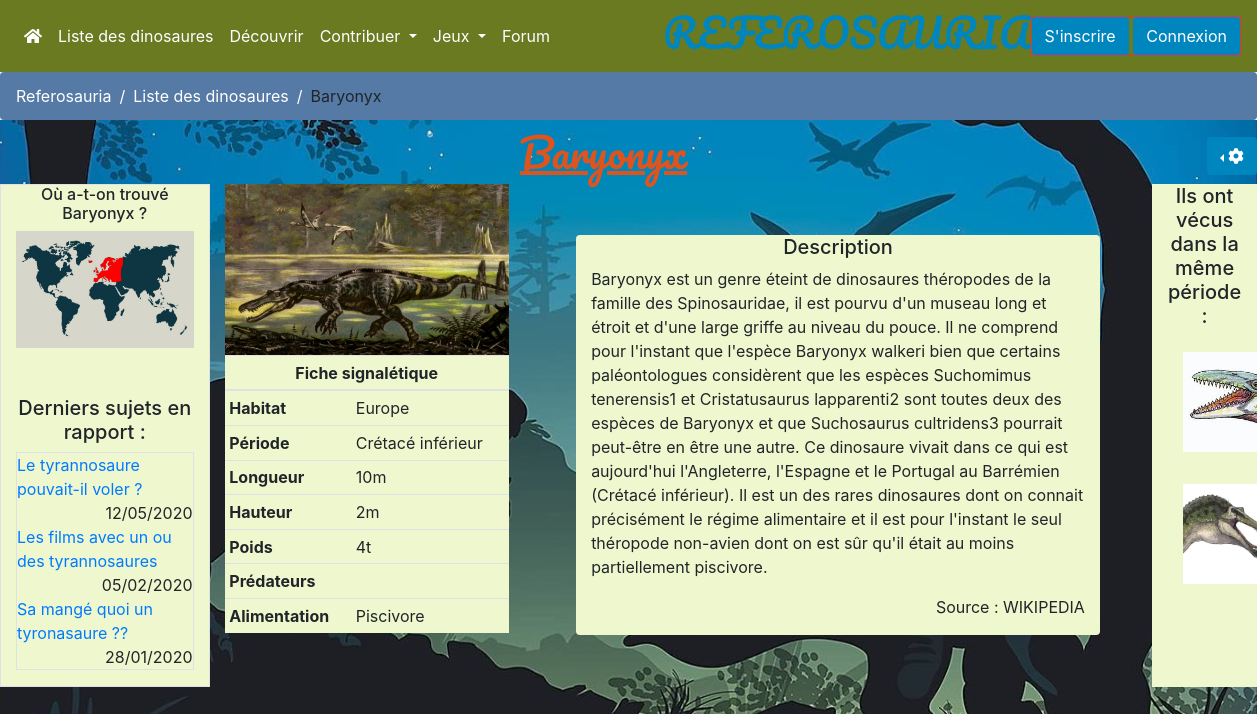
Page /views/creature.php?id=13 on the committed database.
### tables this page shows
CREATE TABLE IF NOT EXISTS `r3f3r0_creatures` (
  `id` int(11) NOT NULL AUTO_INCREMENT,
  `name` varchar(255) NOT NULL,
  `addDate` date DEFAULT NULL,
  `miniImage` varchar(255) DEFAULT '../assets/img/miniImgDefault.png',
  `mainImage` varchar(255) NOT NULL,
  `detailImage` varchar(255) DEFAULT NULL,
  `description` text NOT NULL,
  `discovery` text DEFAULT NULL,
  `etymology` text DEFAULT NULL,
  `paleobiology` text DEFAULT NULL,
  `minWidth` float DEFAULT NULL,
  `maxWidth` float DEFAULT NULL,
  `minHeight` float DEFAULT NULL,
  `maxHeight` float DEFAULT NULL,
  `minWeight` float DEFAULT NULL,
  `maxWeight` float DEFAULT NULL,
  `predatory` varchar(50) DEFAULT 'Aucun',
  `id_r3f3r0_categories` int(11) DEFAULT NULL,
  `id_r3f3r0_period` int(11) DEFAULT NULL,
  `id_r3f3r0_discoverer` int(11) DEFAULT NULL,
  `id_r3f3r0_diet` int(11) DEFAULT NULL,
  `id_r3f3r0_environment` int(11) DEFAULT NULL,
  PRIMARY KEY (`id`),
  KEY `r3f3r0_creatures_r3f3r0_categories_FK` (`id_r3f3r0_categories`),
  KEY `r3f3r0_creatures_r3f3r0_period_FK` (`id_r3f3r0_period`) USING BTREE,
  KEY `	r3f3r0_creatures_r3f3r0_discoverer_FK` (`id_r3f3r0_discoverer`),
  KEY `	r3f3r0_creatures_r3f3r0_diet_FK` (`id_r3f3r0_diet`),
  KEY `r3f3r0_creatures_r3f3r0_environment_FK` (`id_r3f3r0_environment`) USING BTREE
);

CREATE TABLE IF NOT EXISTS `r3f3r0_environment` (
  `id` int(11) NOT NULL AUTO_INCREMENT,
  `name` varchar(255) NOT NULL,
  PRIMARY KEY (`id`)
);

CREATE TABLE IF NOT EXISTS `r3f3r0_period` (
  `id` int(11) NOT NULL AUTO_INCREMENT,
  `name` varchar(55) DEFAULT NULL,
  PRIMARY KEY (`id`)
);

CREATE TABLE IF NOT EXISTS `r3f3r0_diet` (
  `id` int(11) NOT NULL AUTO_INCREMENT,
  `name` varchar(55) DEFAULT NULL,
  PRIMARY KEY (`id`)
);

### models/database.php (called while the page is built, shortened)
<?php
class database {
    private static $instance = NULL;
    public function __construct() {
        try {
            $this->db = new PDO('mysql:host=localhost;dbname=referosauria;charset=utf8', 'root', '');
        } catch (Exception $error) {
            die($error->getMessage());
        }
    }
    public static function getInstance() {
        if (is_null(self::$instance)) {
            self::$instance = new database();
        }
        return self::$instance->db;
    }
}
?>

### models/creatureModel.php (called while the page is built, shortened)
<?php
class creature
{
    public $id = 0;
    public $period = 0;
    private $db = NULL;
    public function __construct() {
        $this->db = database::getInstance();
        $this->db->setAttribute(PDO::ATTR_ERRMODE,PDO::ERRMODE_EXCEPTION);
    }
    public function getSingleDinoInfo(){
        $creatureQuery = $this->db->prepare(
            'SELECT
                `crea`.`id`
                , `crea`.`name`
                , `crea`.`mainImage`
                , `crea`.`detailImage`
                , `crea`.`description`
                , `crea`.`discovery`
                , `crea`.`etymology`
                , `crea`.`paleobiology`
                , `crea`.`minWidth`
                , `crea`.`maxWidth`
                , `crea`.`minHeight`
                , `crea`.`maxHeight`
                , `crea`.`minWeight`
                , `crea`.`maxWeight`
                , `crea`.`predatory`
                , `crea`.`id_r3f3r0_categories`
                , `crea`.`id_r3f3r0_period` AS `period`
                , `crea`.`id_r3f3r0_discoverer`
                , `crea`.`id_r3f3r0_diet` AS `diet`
                ,`perTab`.`id` AS `perId`
                ,`perTab`.`name` AS `perName`
                ,`dietTab`.`id` AS `dietId`
                ,`dietTab`.`name` AS `dietName`
                ,`envTab`.`id` AS `envId`
                ,`envTab`.`name` AS `envName`
            FROM
                `r3f3r0_creatures` AS `crea`
            INNER JOIN `r3f3r0_period` AS `perTab` ON `crea`.`id_r3f3r0_period` = `perTab`.`id`
            INNER JOIN `r3f3r0_diet` AS `dietTab` ON `crea`.`id_r3f3r0_diet` = `dietTab`.`id`
            INNER JOIN `r3f3r0_environment` AS `envTab` ON `crea`.`id_r3f3r0_environment` = `envTab`.`id`
            WHERE
                `crea`.`id` = :id
            ');
            $creatureQuery->bindvalue(':id', $this->id, PDO::PARAM_INT);
            $creatureQuery->execute();
            return $creatureQuery->fetch(PDO::FETCH_OBJ);
    }
    public function getCreaEnvironments(){
        $envQuery = $this->db->query(
            'SELECT
                `id`
                ,`name`
            FROM
                `r3f3r0_environment`
        ');
        return $envQuery->fetchAll(PDO::FETCH_OBJ);
    }
    public function getCreaturesByPeriod(){
        $creaturesByPeriodQuery = $this->db->prepare(
            'SELECT
                `id`
                , `miniImage`
            FROM
                `r3f3r0_creatures`
            WHERE
                `id_r3f3r0_period` = :period
            ORDER BY RAND ()
            LIMIT 3
        ');
        $creaturesByPeriodQuery->bindValue(':period', $this->period, PDO::PARAM_STR);
        $creaturesByPeriodQuery->execute();
        return $creaturesByPeriodQuery->fetchAll(PDO::FETCH_OBJ);
    }
}

### controllers/creatureController.php (called while the page is built, shortened)
<?php
    $creature = new creature();
    $showEnvironments = $creature->getCreaEnvironments();
    if(!empty($_GET['id'])){
        $creature->id = htmlspecialchars($_GET['id']);
        $showCreatureInfo = $creature->getSingleDinoInfo();
        $creature->period = $showCreatureInfo->period;
        $showCreaturesByPeriod = $creature->getCreaturesByPeriod();
    }else{
       header('Location: dinoList.php');
       exit;
    }
    foreach ($showEnvironments as $env) {
        if($showCreatureInfo->envId == $env->id){
            $areaMap =  $env->id;
        }
    }

### views/creature.php (the view, shortened to what this page needs)
<?php
include '../models/database.php';
include '../models/creatureModel.php';
include '../controllers/creatureController.php';
include 'parts/header.php';
include '../controllers/breadcrumb.php';
generateBreadcrumb(array('../index.php' => 'Referosauria', 'dinoList.php?page=1' => 'Liste des dinosaures', 'final' => $showCreatureInfo->name));
?>
<section class="container-fluid my-2">
        <div class="row">
            <h1 class="text-center creaName col"><u><?= $showCreatureInfo->name ?></u></h1>
            <div class="dropdown dropleft float-left my-auto">
                <button class="btn dropdown-toggle" type="button" id="dropdownMenuButton" data-toggle="dropdown" aria-haspopup="true" aria-expanded="false"><i class="fas fa-cog"></i></button>
            </div>
        </div>
        <div class="row">
            <div class="col-md-2 text-center border divBackColor">
                <p class="h6 text-center">Où a-t-on trouvé <?= $showCreatureInfo->name ?> ?</p>
                <img src="<?= '../assets/img/local/' . $areaMap . '.jpg' ?>" class="img-fluid" />
                <p class="h5 mt-5">Derniers sujets en rapport :</p>
                <ul class="border" id="recentPostList">
                    <li><a href="#">Le tyrannosaure pouvait-il voler ?</a></li>
                    <li>12/05/2020</li>
                    <li><a href="#">Les films avec un ou des tyrannosaures</a></li>
                    <li>05/02/2020</li>
                    <li><a href="#">Sa mangé quoi un tyronasaure ??</a></li>
                    <li>28/01/2020</li>
                </ul>
            </div>
            <div class="col-3">
                <div class="row">
                    <div class="col-md-12 m-auto">
                        <img class="img-fluid" src="../<?= $showCreatureInfo->mainImage ?>" />
                    </div>
                    <div class="col-md-12">
                        <table class="table table-sm divBackColor">
                            <thead>
                                <th colspan="2" class="text-center">Fiche signalétique</th>
                            </thead>
                            <tbody>
                                <tr>
                                    <th scope="row">Habitat</th>
                                    <td><?= $showCreatureInfo->envName ?></td>
                                </tr>
                                <tr>
                                    <th scope="row">Période</th>
                                    <td><?= $showCreatureInfo->perName ?></td>
                                </tr>
                                <tr>
                                    <th scope="row">Longueur</th>
                                    <td><?= $showCreatureInfo->minWidth ?>m<?= isset($showCreatureInfo->maxWidth) ? '  à  ' .$showCreatureInfo->maxWidth . 'm': '' ?></td>
                                </tr>
                                <tr>
                                    <th scope="row">Hauteur</th>
                                    <td><?= $showCreatureInfo->minHeight ?>m<?= isset($showCreatureInfo->maxHeight) ? '  à  ' .$showCreatureInfo->maxHeight . 'm': '' ?></td>
                                </tr>
                                <tr>
                                    <th scope="row">Poids</th>
                                    <td><?= $showCreatureInfo->minWeight ?>t<?= isset($showCreatureInfo->maxWeight) ? '  à  ' .$showCreatureInfo->maxWeight . 't': '' ?></td>
                                </tr>
                                <tr>
                                    <th scope="row">Prédateurs</th>
                                    <td><?= $showCreatureInfo->predatory ?></td>
                                </tr>
                                <tr>
                                    <th scope="row">Alimentation</th>
                                    <td><?= $showCreatureInfo->dietName ?></td>
                                </tr>
                            </tbody>
                        </table>
                    </div>
                </div>
            </div>
            <div class="col-md-5 m-auto divBackColor rounded">
                <p class="h5 text-center">Description</p>
                <p><?= $showCreatureInfo->description ?></p>
                <p class="text-right">Source : WIKIPEDIA</p>
            </div>
            <div class="col-md-1 text-center divBackColor">
                <p class="h5 text-center">Ils ont vécus dans la même période :</p>
                <?php foreach($showCreaturesByPeriod as $crea){ ?>
                    <div><a href="creature.php?id=<?= $crea->id ?>"><img src="<?= $crea->miniImage ?>" width="100px" height="100px"  class="m-3" /></a></div>
                <?php } ?>
            </div>
        </div>
</section>
<?php include 'parts/footer.php' ?>

### views/parts/header.php (shortened to what this page needs)
<?php
    $_SERVER['PHP_SELF'] != '/index.php' ? $linkModif = '../' : $linkModif = '';
?>
<!DOCTYPE html>
<html lang="FR" dir="ltr">
    <head>
        <link rel="stylesheet" href="https://stackpath.bootstrapcdn.com/bootstrap/4.3.1/css/bootstrap.min.css" />
        <link rel="stylesheet" href="https://use.fontawesome.com/releases/v5.8.2/css/all.css" />
        <link href="<?= $linkModif ?>assets/css/style.css" rel="stylesheet" type="text/css" />
    </head>
<body>
<header class="container-fluid p-0 m-0">
            <nav id="mainNav" class="navbar navbar-expand-md">
                <div class="collapse navbar-collapse" id="navbarSupportedContent">
                    <ul class="navbar-nav mr-auto">
                        <li class="nav-item">
                            <a class="nav-link text-white" href="<?= $linkModif ?>index.php"><i class="fas fa-home"></i></a>
                        </li>
                        <li class="nav-item">
                            <a class="nav-link text-white" href="<?= $linkModif ?>views/dinoList.php?page=1">Liste des dinosaures</a>
                        </li>
                        <li class="nav-item dropdown">
                            <a class="nav-link text-white" href="<?= $linkModif ?>views/discover.php">Découvrir</a>
                        </li>
                        <li class="nav-item dropdown">
                            <a class="nav-link dropdown-toggle text-white" href="#" id="navbarDropdown2" role="button" data-toggle="dropdown" aria-haspopup="true" aria-expanded="false">
                                Contribuer
                            </a>
                        </li>
                        <li class="nav-item dropdown">
                            <a class="nav-link dropdown-toggle text-white" href="#" id="navbarDropdown3" role="button" data-toggle="dropdown" aria-haspopup="true" aria-expanded="false">
                                Jeux
                            </a>
                        </li>
                        <li class="nav-item">
                            <a class="nav-link  text-white" href="<?= $linkModif ?>views/forum.php">Forum</a>
                        </li>
                    </ul>
                    <div class="text-center my-auto text-white">
                <h1 class="mainTitle titleStyle">REFEROSAURIA</h1>
            </div>
            <div class="my-auto text-center border border-danger h-100 "><?php
                if($_SESSION['isConnected'] == true){
                    ?>
                        <a class="btn" href="<?= $linkModif ?>views/profil.php">Profil</a>
                        <a class="btn" href="<?= $linkModif ?>views/logout.php">Déconnexion</a>
                   <?php
                }else{
                    ?>
                    <a class="btn" href="<?= $linkModif ?>views/registration.php">S'inscrire</a>
                    <a class="btn" data-toggle="modal" data-target="#exampleModalCenter">Connexion</a>
                    <?php
                }?>
            </div>
                </div>
            </nav>
        </header>

### controllers/breadcrumb.php
<?php
function generateBreadcrumb($crumbsArray){?>
    <nav class="bg-light" aria-label="breadcrumb">
        <ol class="breadcrumb">
            <?php
                foreach ($crumbsArray as $url => $name) {
                    if($url == 'final'){
                        ?><li class="breadcrumb-item" aria-current="page"><?= $name ?></li><?php
                        break;
                    }else{
                    ?><li class="breadcrumb-item active"><a class="breadcrumbLink" href="<?= $url ?>"><?= $name ?></a></li><?php
                    }
                }
            ?>
        </ol>
    </nav><?php
    } ?>

### views/parts/footer.php (shortened to what this page needs)
</body>
</html>

### assets/css/style.css (style rules this page uses)
* { margin: 0; padding: 0; }
body { background-image: url('../img/bg.jpg'); background-position: top center; background-attachment:scroll; background-size: cover; }
.btn { background-color : #0086BE !important; color : white !important; }
.creaName { color : #DE541E; font-family: 'Pacifico', cursive; }
#mainNav, footer { background-color: #697A21 !important; }
.divBackColor { background-color: #EFF7CF; }
.titleStyle { color : #DE541E; font-family: 'Pacifico', cursive; }
.mainTitle { color : #0086BE; }
#recentPostList li { list-style: none; }
#recentPostList li:nth-child(odd) { text-align: left; }
#recentPostList li:nth-child(even) { text-align: right; }
.breadcrumbLink { color: white; text-decoration: inherit; }
.breadcrumb-item + .breadcrumb-item::before { color: white; }
.breadcrumb { margin-bottom: 0px !important; background-color: #547AA5; }
ol { list-style: none; }

### rows in the picture
r3f3r0_creatures: name "Baryonyx", mainImage (picture), id_r3f3r0_environment.name "Europe", id_r3f3r0_period.name "Crétacé inférieur", minWidth "10", minHeight "2", minWeight "4", id_r3f3r0_diet.name "Piscivore", description "Baryonyx est un genre éteint de dinosaures théropodes de la famille des Spinosauridae, il est pourvu d'un museau long et étroit et d'une large griffe au niveau du pouce. Il ne comprend pour l'instant que l'espèce Baryonyx walkeri bien que certains paléontologues considèrent que les espèces Suchomimus tenerensis1 et Cristatusaurus lapparenti2 sont toutes deux des espèces de Baryonyx et que Suchosaurus cultridens3 pourrait peut-être en être une autre. Ce dinosaure vivait dans ce qui est aujourd'hui l'Angleterre, l'Espagne et le Portugal au Barrémien (Crétacé inférieur). Il est un des rares dinosaures dont on connait précisément le régime alimentaire et il est pour l'instant le seul théropode…", miniImage (picture)
r3f3r0_creatures: miniImage (picture)

### other values in the picture
$name "Referosauria"
$name "Liste des dinosaures"
$name "Baryonyx"
